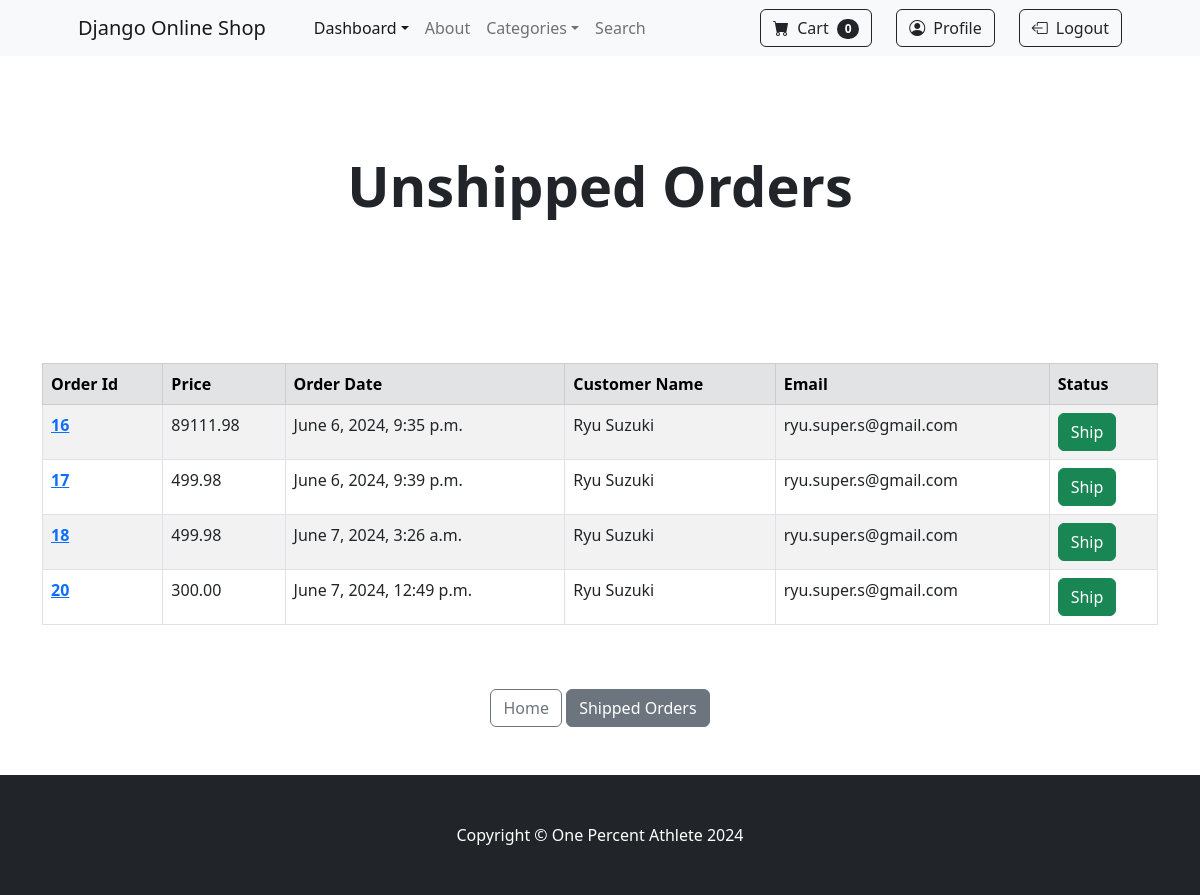
The app's page /payment/unshipped_items (signed in), older data.
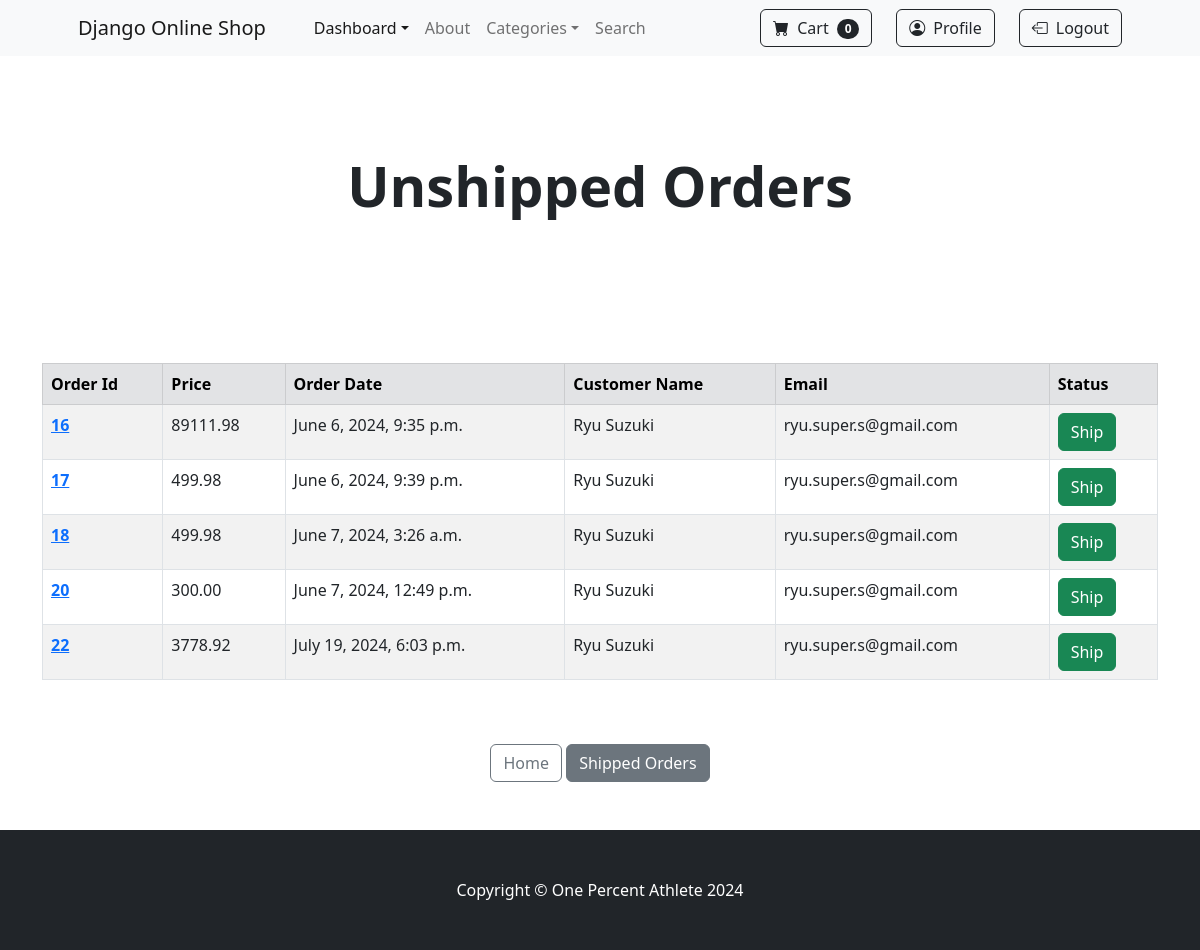
The same page, newer data.
### payment/models.py (models this page shows, shortened)
class Order(models.Model):
    user = models.ForeignKey(User, on_delete=models.CASCADE, blank=True, null=True)
    full_name = models.CharField(max_length=250)
    email = models.EmailField(max_length=250)
    shipping_address = models.TextField(max_length=15000)
    amount_paid = models.DecimalField(max_digits=10, decimal_places=2)
    date_ordered = models.DateTimeField(auto_now_add=True)
    shipped = models.BooleanField(default=False)
    date_shipped = models.DateTimeField(blank=True, null=True)

### payment/views.py (the view, shortened to what this page needs)
# urls.py: path('unshipped_items', views.unshipped_items, name="unshipped_items"),
def unshipped_items(request):
    if request.user.is_authenticated and request.user.is_superuser:
        orders = Order.objects.filter(shipped=False)
        return render(request, "payment/unshipped_items.html", {"orders":orders})
    else:
        messages.success(request, "Access Denied...")
        return redirect("home")

### cart/cart.py (called while the page is built)
    def __len__(self):
        return len(self.cart)

### cart/context_processors.py (called while the page is built)
def cart(request):
    return {"cart": Cart(request)}

### payment/templates/payment/unshipped_items.html (shortened to what this page needs)
{% extends 'base.html' %}
{% block content %}
<header class="py-5">
    <div class="container px-4 px-lg-5 my-5">
        <div class="text-center text-dark">
            <h1 class="display-4 fw-bolder">Unshipped Orders</h1>
        </div>
    </div>
</header>
<br><br>
<div class="container">
    <table class="table table-striped table-hover table-bordered">
        <thead class="table-secondary">
          <tr>
            <th scope="col">Order Id</th>
            <th scope="col">Price</th>
            <th scope="col">Order Date</th>
            <th scope="col">Customer Name</th>
            <th scope="col">Email</th>
            <th scope="col">Status</th>
          </tr>
        </thead>
        <tbody>
            {% for order in orders %}
            <tr>
                <th scope="row">
                    <a href="{% url 'orders' order.id %}">
                    {{ order.id }}
                    </a>
                </th>
                <td>{{ order.amount_paid }}</td>
                <td>{{ order.date_ordered }}</td>
                <td>{{ order.full_name }}</td>
                <td>{{ order.email }}</td>
                <td>
                    <form method="post">
                        <button type="submit" class="btn btn-success btn-small">Ship</button>
                    </form>
                </td>
            </tr>
            {% endfor %}
        </tbody>
      </table>
</div>
<br><br>
<center>
    <a class="btn btn-outline-secondary" href="{% url 'home' %}">Home</a>
    <a class="btn btn-secondary" href="{% url 'shipped_items' %}">Shipped Orders</a>
</center>
<br><br>
{% endblock %}

Row changes from the older to the newer data that the page shows:
added Order: id "22", amount_paid "3778.92", date_ordered "July 19, 2024, 6:03 p.m.", full_name "Ryu Suzuki", email "ryu.super.s@gmail.com"
